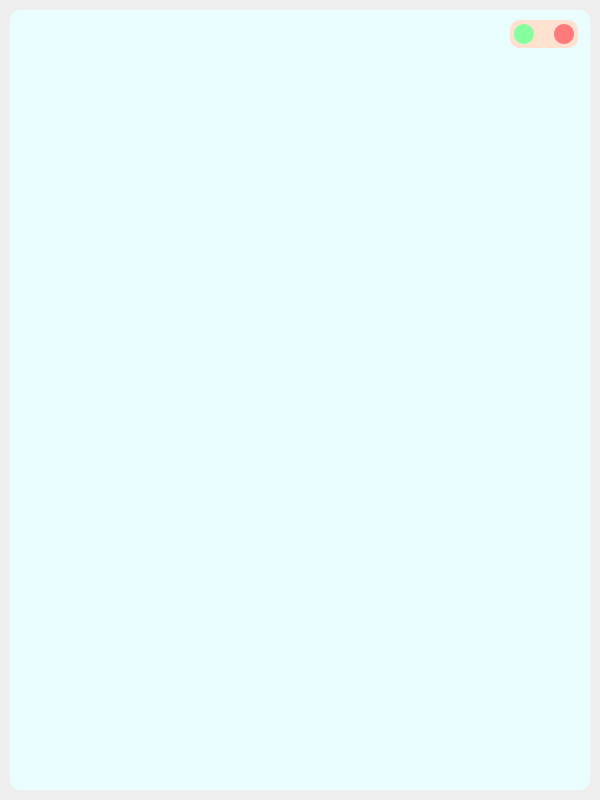
<?xml version="1.0" encoding="UTF-8"?>
<ui version="4.0">
 <class>Content</class>
 <widget class="QWidget" name="Content">
  <property name="geometry">
   <rect>
    <x>0</x>
    <y>0</y>
    <width>600</width>
    <height>800</height>
   </rect>
  </property>
  <property name="windowTitle">
   <string>Form</string>
  </property>
  <widget class="QFrame" name="frame">
   <property name="geometry">
    <rect>
     <x>10</x>
     <y>10</y>
     <width>580</width>
     <height>780</height>
    </rect>
   </property>
   <property name="styleSheet">
    <string notr="true">border-top-left-radius:10px;

border-top-right-radius:10px;

border-bottom-left-radius:10px;

border-bottom-right-radius:10px;

background-color: rgb(234, 253, 255);</string>
   </property>
   <property name="frameShape">
    <enum>QFrame::StyledPanel</enum>
   </property>
   <property name="frameShadow">
    <enum>QFrame::Raised</enum>
   </property>
   <widget class="QFrame" name="frame_2">
    <property name="geometry">
     <rect>
      <x>500</x>
      <y>10</y>
      <width>68</width>
      <height>28</height>
     </rect>
    </property>
    <property name="styleSheet">
     <string notr="true">
border-top-left-radius:10px;

border-top-right-radius:10px;

border-bottom-left-radius:10px;

border-bottom-right-radius:10px;
background-color: rgb(255, 225, 208);</string>
    </property>
    <property name="frameShape">
     <enum>QFrame::StyledPanel</enum>
    </property>
    <property name="frameShadow">
     <enum>QFrame::Raised</enum>
    </property>
   </widget>
   <widget class="QLabel" name="minimizeBtn">
    <property name="geometry">
     <rect>
      <x>504</x>
      <y>14</y>
      <width>20</width>
      <height>20</height>
     </rect>
    </property>
    <property name="styleSheet">
     <string notr="true">min-width: 20px;
min-height:20px;
max-width:20px;
max-height:20px;
border-radius:10;
background-color: rgb(134, 255, 158);</string>
    </property>
    <property name="text">
     <string/>
    </property>
   </widget>
   <widget class="QLabel" name="closeBtn">
    <property name="geometry">
     <rect>
      <x>544</x>
      <y>14</y>
      <width>20</width>
      <height>20</height>
     </rect>
    </property>
    <property name="styleSheet">
     <string notr="true">min-width: 20px;
 min-height:20px;
max-width:20px;
 max-height:20px;
border-radius:10;
background-color: rgb(255, 123, 123);</string>
    </property>
    <property name="text">
     <string/>
    </property>
   </widget>
   <widget class="QTextBrowser" name="textBrowser">
    <property name="geometry">
     <rect>
      <x>20</x>
      <y>60</y>
      <width>541</width>
      <height>691</height>
     </rect>
    </property>
    <property name="html">
     <string>&lt;!DOCTYPE HTML PUBLIC &quot;-//W3C//DTD HTML 4.0//EN&quot; &quot;http://www.w3.org/TR/REC-html40/strict.dtd&quot;&gt;
&lt;html&gt;&lt;head&gt;&lt;meta name=&quot;qrichtext&quot; content=&quot;1&quot; /&gt;&lt;style type=&quot;text/css&quot;&gt;
p, li { white-space: pre-wrap; }
&lt;/style&gt;&lt;/head&gt;&lt;body style=&quot; font-family:'SimSun'; font-size:9pt; font-weight:400; font-style:normal;&quot;&gt;
&lt;p style=&quot;-qt-paragraph-type:empty; margin-top:0px; margin-bottom:0px; margin-left:0px; margin-right:0px; -qt-block-indent:0; text-indent:0px;&quot;&gt;&lt;br /&gt;&lt;/p&gt;&lt;/body&gt;&lt;/html&gt;</string>
    </property>
   </widget>
  </widget>
 </widget>
 <resources/>
 <connections/>
</ui>
